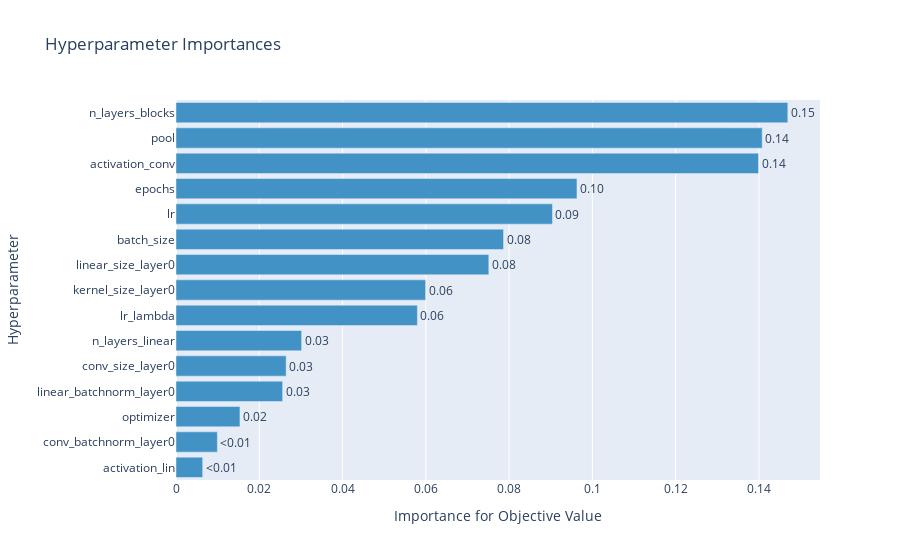

The cell this chart's notebook holds for it:
### Code cell
fig = optuna.visualization.plot_param_importances(study)
fig.show()

### Figure 1 — Plotly figure (JSON) as saved in the notebook; plotly's stock layout.template omitted (floating-point values rounded to 4 significant figures)
{"data": [{"cliponaxis": false, "hovertemplate": ["activation_lin (CategoricalDistribution): 0.006407587120838838<extra></extra>", "conv_batchnorm_layer0 (CategoricalDistribution): 0.009939290590150219<extra></extra>", "optimizer (CategoricalDistribution): 0.015359681590802459<extra></extra>", "linear_batchnorm_layer0 (CategoricalDistribution): 0.025611776000400988<extra></extra>", "conv_size_layer0 (IntDistribution): 0.026451804128536604<extra></extra>", "n_layers_linear (IntDistribution): 0.030174021575226948<extra></extra>", "lr_lambda (FloatDistribution): 0.05798170794030572<extra></extra>", "kernel_size_layer0 (IntDistribution): 0.059947385499025944<extra></extra>", "linear_size_layer0 (IntDistribution): 0.07512839351532795<extra></extra>", "batch_size (IntDistribution): 0.07866237939317389<extra></extra>", "lr (FloatDistribution): 0.09041507330311278<extra></extra>", "epochs (IntDistribution): 0.09629902652491153<extra></extra>", "activation_conv (CategoricalDistribution): 0.13989980125159962<extra></extra>", "pool (CategoricalDistribution): 0.14078743696312046<extra></extra>", "n_layers_blocks (IntDistribution): 0.14693463460346592<extra></extra>"], "marker": {"color": "rgb(66,146,198)"}, "orientation": "h", "text": ["<0.01", "<0.01", "0.02", "0.03", "0.03", "0.03", "0.06", "0.06", "0.08", "0.08", "0.09", "0.10", "0.14", "0.14", "0.15"], "textposition": "outside", "type": "bar", "x": [0.006408, 0.009939, 0.01536, 0.02561, 0.02645, 0.03017, 0.05798, 0.05995, 0.07513, 0.07866, 0.09042, 0.0963, 0.1399, 0.1408, 0.1469], "y": ["activation_lin", "conv_batchnorm_layer0", "optimizer", "linear_batchnorm_layer0", "conv_size_layer0", "n_layers_linear", "lr_lambda", "kernel_size_layer0", "linear_size_layer0", "batch_size", "lr", "epochs", "activation_conv", "pool", "n_layers_blocks"]}], "layout": {"showlegend": false, "title": {"text": "Hyperparameter Importances"}, "xaxis": {"title": {"text": "Importance for Objective Value"}}, "yaxis": {"title": {"text": "Hyperparameter"}}}}
